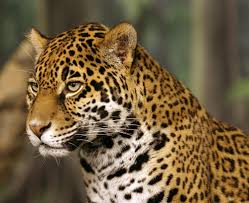
#> input picture TUGAS_PRAKTIKUM/img/jaguar.jpg, 249 x 203 px, found by its file name
$ python Zooming.py
#> lines starting #> are read from the running program, lines starting #| are printed output that depends on the picture
#> further down, image is the input picture: shape (203, 249, 3); mean R, G, B 115, 95.2, 65.4
import numpy as np
import imageio as img
import matplotlib.pyplot as plt

def zoomPlus(image, factor):
#> called with factor = 2
    height, width = image.shape[:2]
#> height = 203; width = 249
    new_height = int(height * factor)
#> new_height = 406
    new_width = int(width * factor)
#> new_width = 498
    imgZoom = np.zeros((new_height, new_width, 3), dtype=image.dtype)

    for y in range(new_height):
        for x in range(new_width):

            ori_y = int(y / factor)
            ori_x = int(x / factor)

            ori_y = min(ori_y, height - 1)
            ori_x = min(ori_x, width - 1)

            imgZoom[y, x] = image[ori_y, ori_x]

        return imgZoom
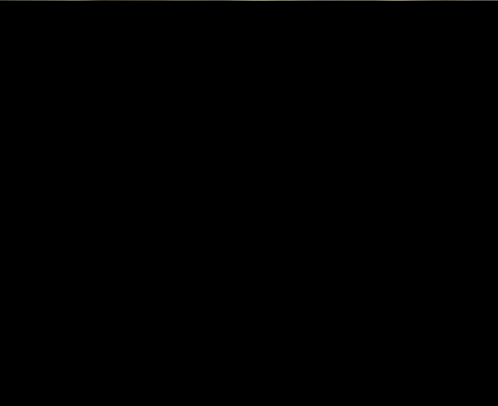
#> imgZoom: shape (406, 498, 3); mean R, G, B 0.2, 0.2, 0.2

image = img.imread('jaguar.jpg')
skala = 2.0

imgZoom= zoomPlus(image, skala)
img.imwrite("jaguar.jpg",imgZoom)
plt.subplot(1, 2, 1)
plt.imshow(image)

plt.subplot(1, 2, 2)
plt.imshow(imgZoom)
plt.show()
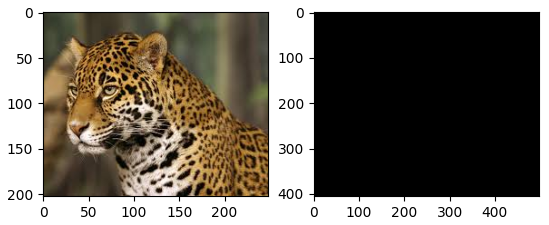
#> figure drawn by matplotlib, 2 panels

$ run again, with TUGAS_PRAKTIKUM/img/cheetah.jpg copied over TUGAS_PRAKTIKUM/img/jaguar.jpg
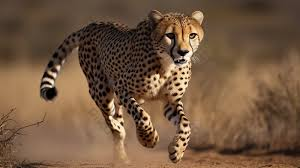
#> input picture TUGAS_PRAKTIKUM/img/cheetah.jpg, 300 x 168 px, found by its file name
#> image is the input picture: shape (168, 300, 3); mean R, G, B 115.8, 88, 64.6
#> `plt.show()`:
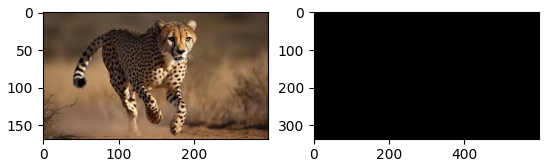
#> figure drawn by matplotlib, 2 panels

$ run again, with TUGAS_PRAKTIKUM/img/harimau.jpg copied over TUGAS_PRAKTIKUM/img/jaguar.jpg
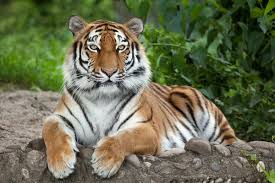
#> input picture TUGAS_PRAKTIKUM/img/harimau.jpg, 275 x 183 px, found by its file name
#> image is the input picture: shape (183, 275, 3); mean R, G, B 105.9, 109.5, 81.1
#> `plt.show()`:
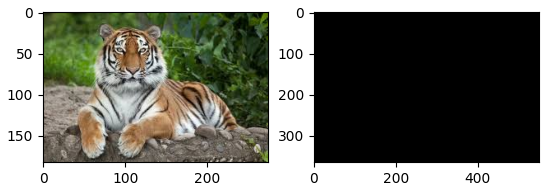
#> figure drawn by matplotlib, 2 panels
